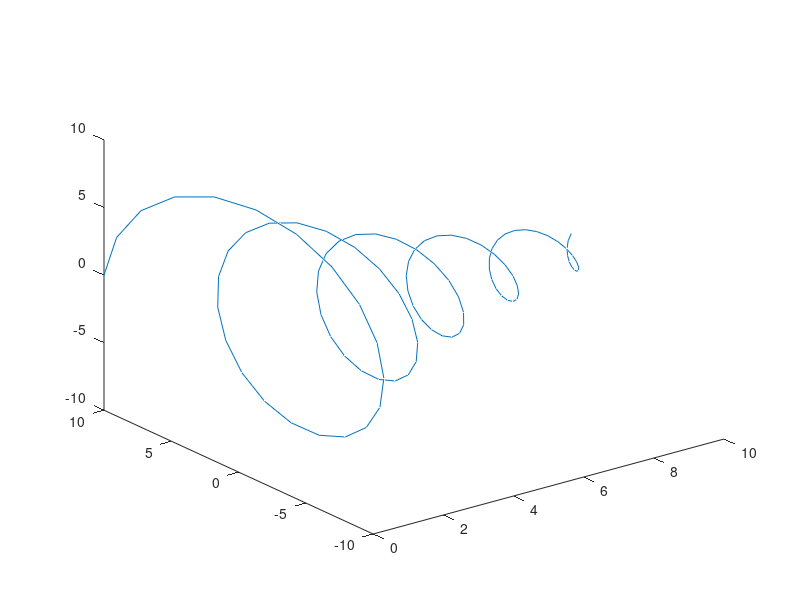

Write the MATLAB code that produced this figure.
t = 0:0.1:10 ; 
v = 10*exp((-0.2 + 1j*pi).*t) ; 
real_part = real(v);
imag_part = imag(v);

plot3(t,real_part, imag_part) ; 

